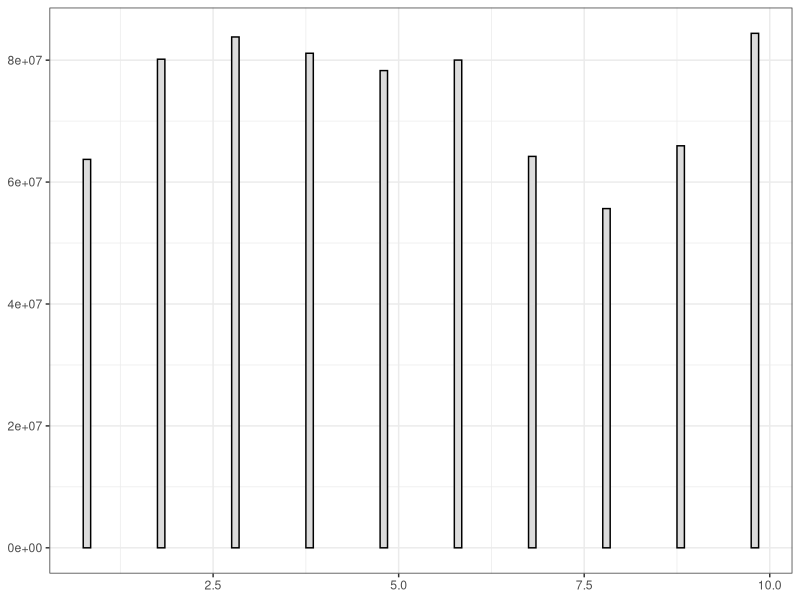
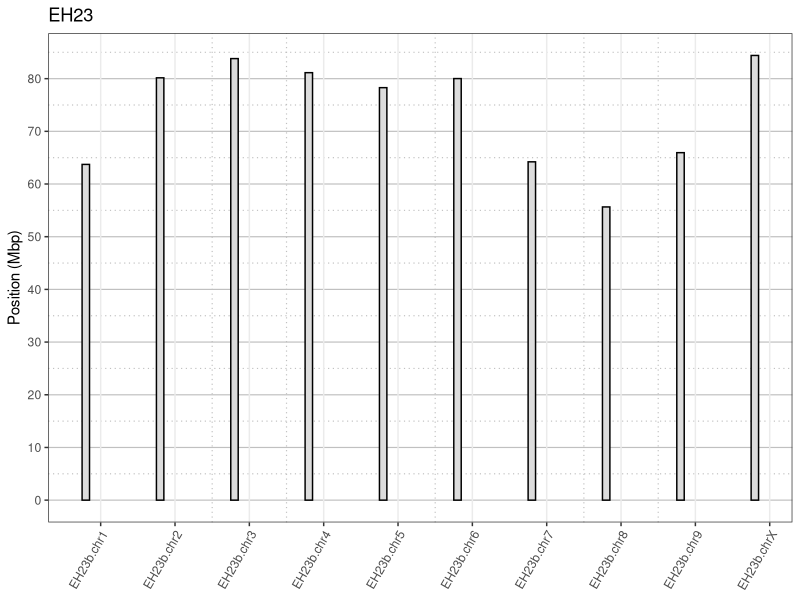
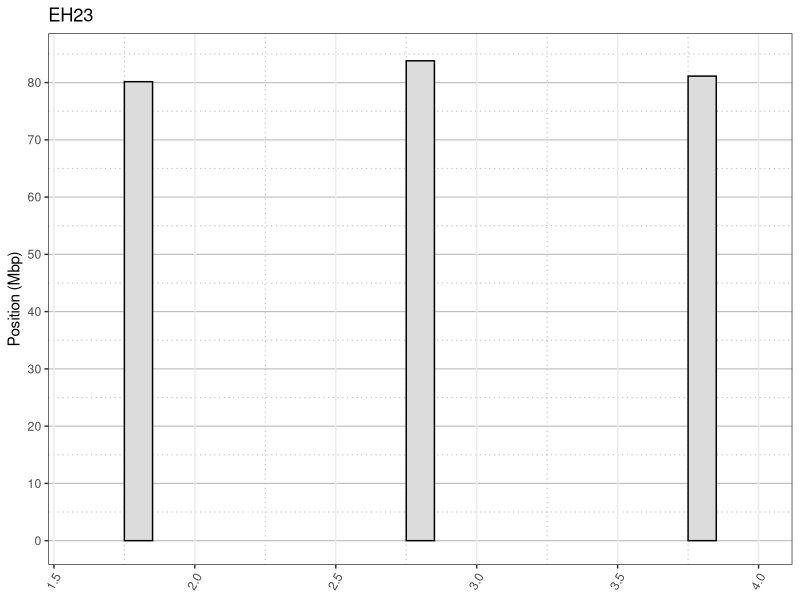
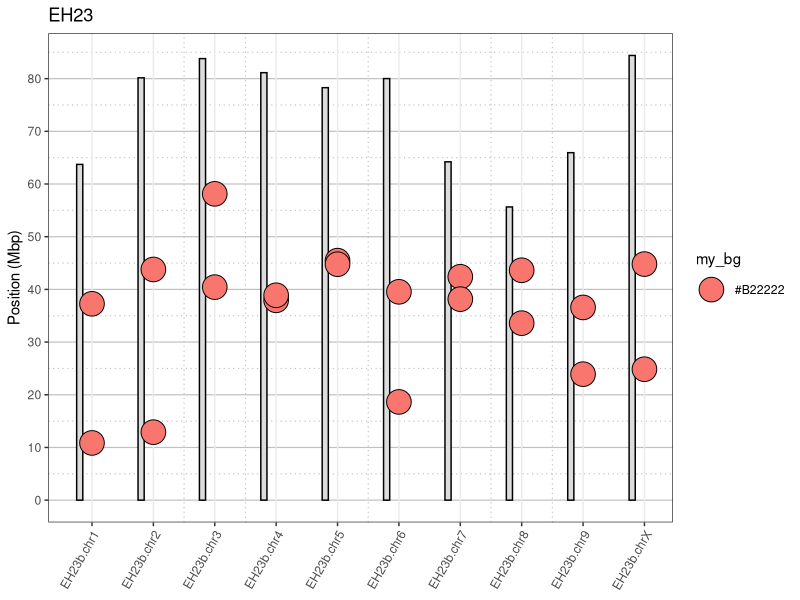

The R script that drew these images, in order:
## ---- chunk 1
knitr::opts_chunk$set(echo = TRUE)
## ---- chunk 2
t1 <- Sys.time()
#EH23a <- read.csv("../../CannabisPangenome/FigureSideo/EH23a.softmasked_nuccomp.csv")
EH23a <- read.csv("../ideograms/EH23b.softmasked_nuccomp.csv")
EH23a$chrom_num <- sub(".+chr", "", EH23a$Id)
EH23a$chrom_num[ EH23a$chrom_num == "X" ] <- 10
EH23a$chrom_num <- as.numeric(EH23a$chrom_num)
EH23a[1:3, ]
## ---- chunk 3
library(ggplot2)

chrom_wid <- 0.05
chrom_offset <- 0.2

p <- ggplot2::ggplot()
p <- p + theme_bw()
p <- p + ggplot2::geom_rect( 
  data = EH23a, 
  ggplot2::aes( xmin = chrom_num - chrom_wid - chrom_offset,
                xmax = chrom_num + chrom_wid - chrom_offset,
                ymin = 1, ymax = Length),
  fill = "#DCDCDC",
  color = "#000000"
)

p

## ---- chunk 4
# Theme
p <- p + ggplot2::scale_x_continuous( 
  breaks = EH23a$chrom_num,
#  limits = c(0.6, 10.4),
#  limits = c(0.5, 10.5),
#  labels = EH23a$Id
  labels = sub("a.chr", ".chr", EH23a$Id)
)
  
p <- p + scale_y_continuous(
  breaks = seq( 0, 120e6, by = 10e6), 
  labels = seq( 0, 120, by = 10)
)
  
#  p <- p + ggplot2::theme_bw() + 
p <- p + ggplot2::theme( 
      #      panel.grid.minor.x = ggplot2::element_blank(), 
    panel.grid.minor.x = ggplot2::element_line( linewidth = 0.4, color = "#C0C0C0", linetype = 3 ),
    axis.text.x = element_text(angle = 60, hjust = 1),
    axis.title.x=element_blank(),
    panel.grid.major.y = ggplot2::element_line( linewidth = 0.4, color = "#C0C0C0", linetype = 1 ),
    panel.grid.minor.y = ggplot2::element_line( linewidth = 0.4, color = "#C0C0C0", linetype = 3 )
  )
  
p <- p + ggplot2::ylab("Position (Mbp)")
p <- p + ggtitle( "EH23" )

p

p + xlim(1.6, 4)
#+ ylim(30e6, 40e6)


## ---- chunk 5

my_dat <- data.frame(
#  my_x = rep( unique(EH23a$Id), times = 2 ),
  my_x = rep( 1:10, times = 2 ),
  my_y = rnorm( n = 20, mean = 40e6, sd = 10e6),
  my_bg <- rep("#B22222", times = 20)
)

#
p + geom_point( data = my_dat, mapping = aes( x = my_x, y = my_y, fill = my_bg), shape = 21, size = 8)


